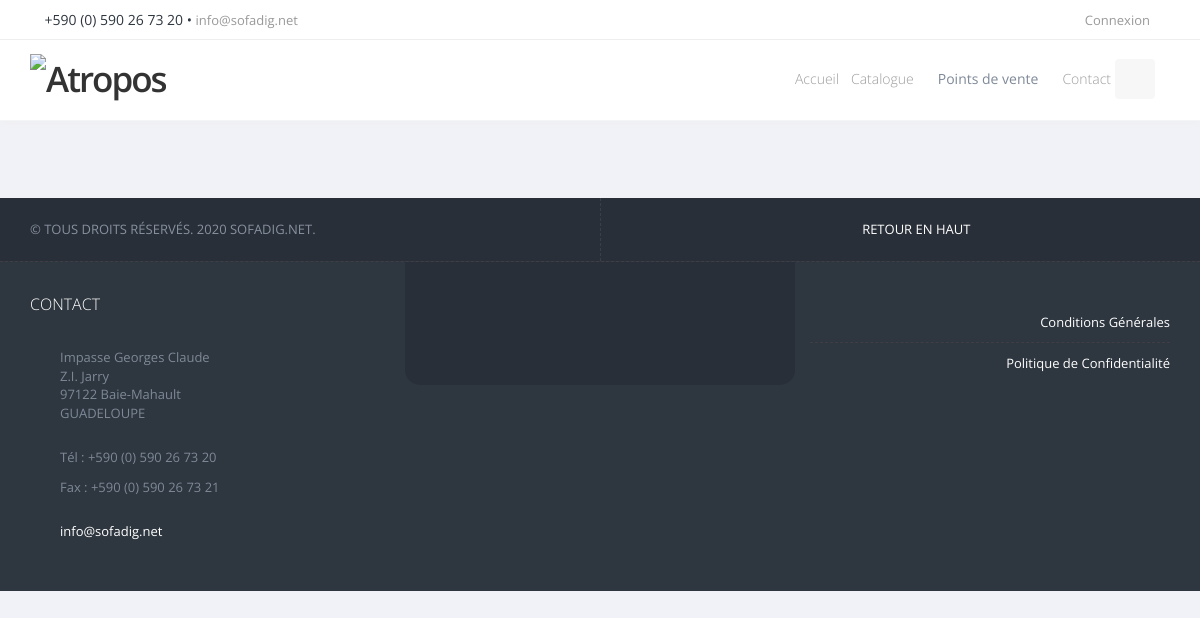
The app's page /condition/, older data.
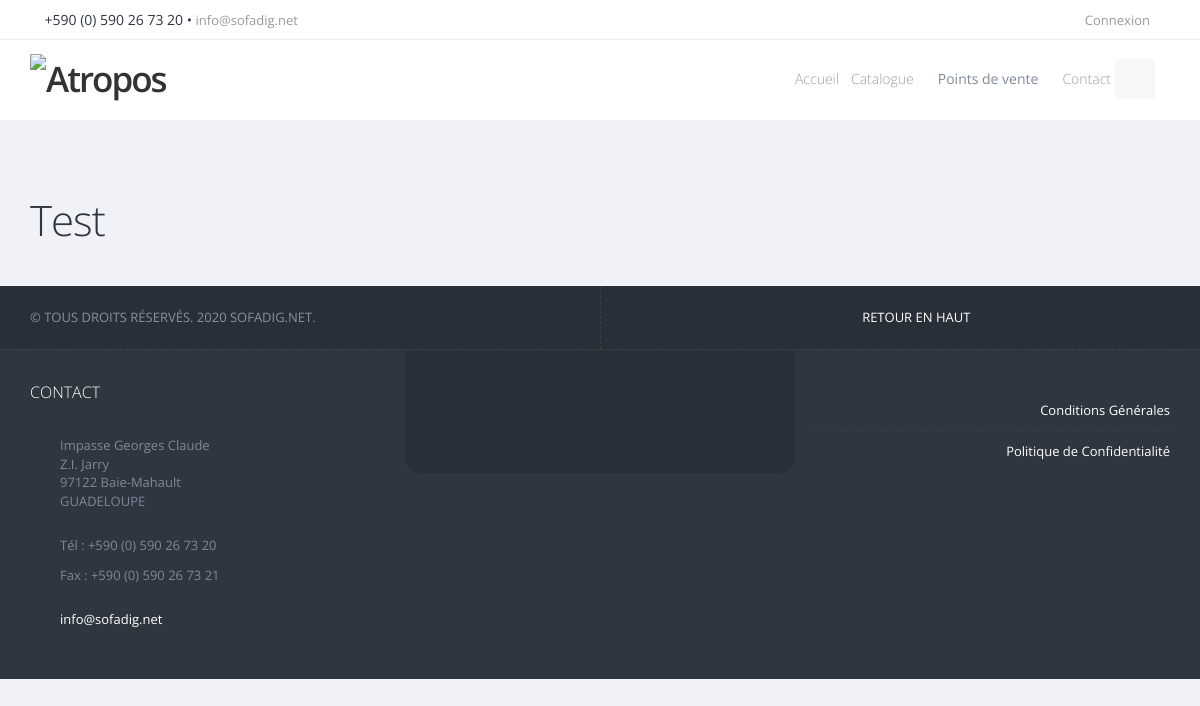
The same page, newer data.
### core/models.py (models this page shows, shortened)
class Utility(models.Model):
	TopHeading = models.CharField(max_length=500, default='')
	TopSubHeading = models.CharField(max_length=500, default='')
	TopParagraph = models.CharField(max_length=500, default='')
	PresentationHeading = models.CharField(max_length=500, default='')
	PresentationPara1 = models.CharField(max_length=500, default='')
	PresentationPara2 = models.CharField(max_length=500, default='')
	PresentationPara3 = models.CharField(max_length=500, default='')
	IMG1 = models.ImageField(upload_to='HomePage/', default='default.jpg')
	IMG2 = models.ImageField(upload_to='HomePage/', default='default.jpg')
	IMG3 = models.ImageField(upload_to='HomePage/', default='default.jpg')
	Lundi = models.CharField(max_length=100, default='8:00 – 12:00 / 14:00 – 17:00')
	Mardi = models.CharField(max_length=100, default='8:00 – 12:00 / 14:00 – 17:00')
	Mercredi = models.CharField(max_length=100, default='8:00 – 12:00')
	Jeudi = models.CharField(max_length=100, default='8:00 – 12:00 / 14:00 – 17:00')
	Vendredi = models.CharField(max_length=100, default='8:00 – 12:00 / 14:00 – 17:00')
	Samedi = models.CharField(max_length=100, default='Fermé')
	Dimanche = models.CharField(max_length=100, default='Fermé')
	Adresse = models.CharField(max_length=200, default='Impasse Georges Claude, Z.I. Jarry, 97122 Baie-Mahault, Guadeloupe')
	Telephone = models.CharField(max_length=100, default='+590 (0) 590 26 73 20')
	Fax = models.CharField(max_length=100, default='+590 (0) 590 26 73 21')
	Email = models.CharField(max_length=100, default='info@sofadig.net')
	Conditions = models.TextField(default='')
	Politique = models.TextField(default='')
	contact_subject = models.CharField(max_length=200, default='')
	contact_mail = models.CharField(max_length=500, default='')
	info_subject = models.CharField(max_length=200, default='')
	info_mail = models.CharField(max_length=500, default='')
	success_message = models.CharField(max_length=500, default='')
	class Meta:
		verbose_name_plural = "-----  RENSEIGNEMENTS ----"

### core/views.py (the view)
# urls.py: path('condition/', views.condition, name='condition'),
def condition(request):
	util = Utility.objects.all()
	util = util[::-1]
	util = util[0]
	context = {
		'util' : util,
	}
	return render(request, 'core/politiq.html', context)

### core/templates/core/politiq.html (shortened to what the changed rows need)
{% load static %}
<!DOCTYPE html>
	<html>
	<head>
		<link href="{% static 'plugins/bootstrap/css/bootstrap.min.css' %}" rel="stylesheet" type="text/css" />
		<link href="{% static 'css/font-awesome.css' %}" rel="stylesheet" type="text/css" />
		<link href="{% static 'plugins/owl-carousel/owl.carousel.css' %}" rel="stylesheet" type="text/css" />
		<link href="{% static 'plugins/owl-carousel/owl.theme.css' %}" rel="stylesheet" type="text/css" />
		<link href="{% static 'plugins/owl-carousel/owl.transitions.css' %}" rel="stylesheet" type="text/css" />
		<link href="{% static 'plugins/magnific-popup/magnific-popup.css' %}" rel="stylesheet" type="text/css" />
		<link href="{% static 'css/animate.css' %}" rel="stylesheet" type="text/css" />
		<link href="{% static 'css/superslides.css' %}" rel="stylesheet" type="text/css" />
		<link href="{% static 'plugins/slider.revolution.v4/css/settings.css' %}" rel="stylesheet" type="text/css" />
		<link href="{% static 'css/essentials.css' %}" rel="stylesheet" type="text/css" />
		<link href="{% static 'css/layout.css' %}" rel="stylesheet" type="text/css" />
		<link href="{% static 'css/layout-responsive.css' %}" rel="stylesheet" type="text/css" />
		<link href="{% static 'css/shop.css' %}" rel="stylesheet" type="text/css" />
		<link href="{% static 'css/color_scheme/orange.css' %}" rel="stylesheet" type="text/css" />
		<link href="{% static 'css/color_scheme/orange.css' %}" rel="alternate stylesheet" type="text/css" title="orange" />
		<link href="{% static 'css/color_scheme/red.css' %}" rel="alternate stylesheet" type="text/css" title="red" />
		<link href="{% static 'css/color_scheme/pink.css' %}" rel="alternate stylesheet" type="text/css" title="pink" />
		<link href="{% static 'css/color_scheme/yellow.css' %}" rel="alternate stylesheet" type="text/css" title="yellow" />
		<link href="{% static 'css/color_scheme/darkgreen.css' %}" rel="alternate stylesheet" type="text/css" title="darkgreen" />
		<link href="{% static 'css/color_scheme/green.css' %}" rel="alternate stylesheet" type="text/css" title="green" />
		<link href="{% static 'css/color_scheme/darkblue.css' %}" rel="alternate stylesheet" type="text/css" title="darkblue" />
		<link href="{% static 'css/color_scheme/blue.css' %}" rel="alternate stylesheet" type="text/css" title="blue" />
		<link href="{% static 'css/color_scheme/brown.css' %}" rel="alternate stylesheet" type="text/css" title="brown" />
		<link href="{% static 'css/color_scheme/lightgrey.css' %}" rel="alternate stylesheet" type="text/css" title="lightgrey" />
		<link href="{% static 'plugins/styleswitcher/styleswitcher.css' %}" rel="stylesheet" type="text/css" />
	</head>
	<body>
		<div class=container>
			<br><br><br><br><br><br>
		<p>{{ util.Politique|safe }}</p>
		</div>
	</body>
</html>

Row changes from the older to the newer data that the page shows:
now on this page (row edited): Utility: Politique "Test"
changed Utility: Politique empty → "<h1>Test</h1>" (drawn)
